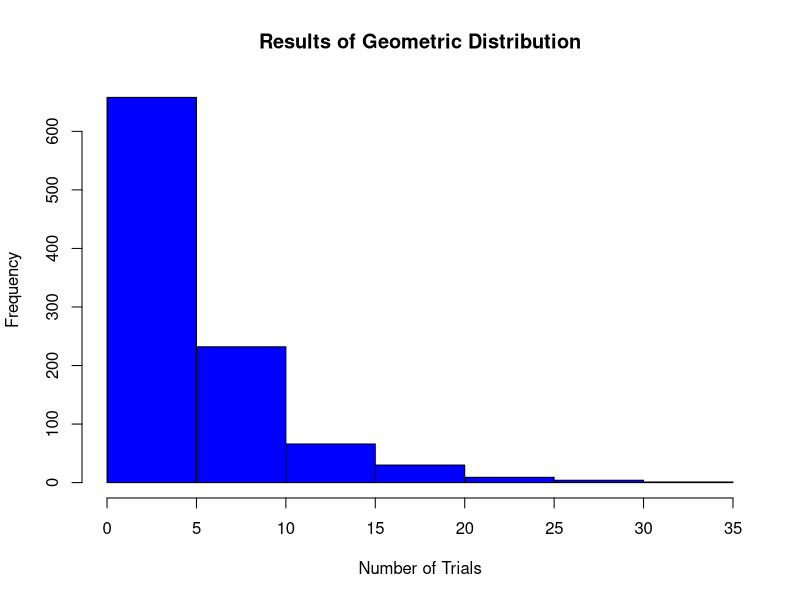
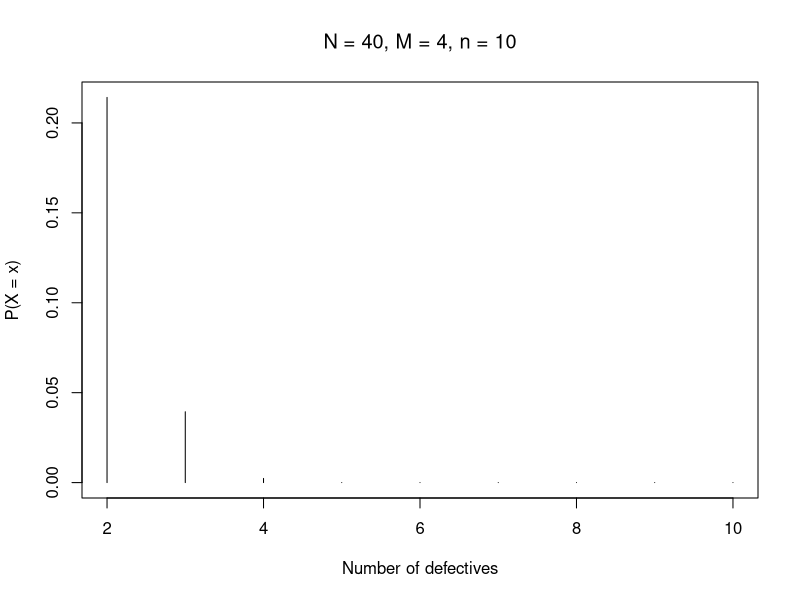
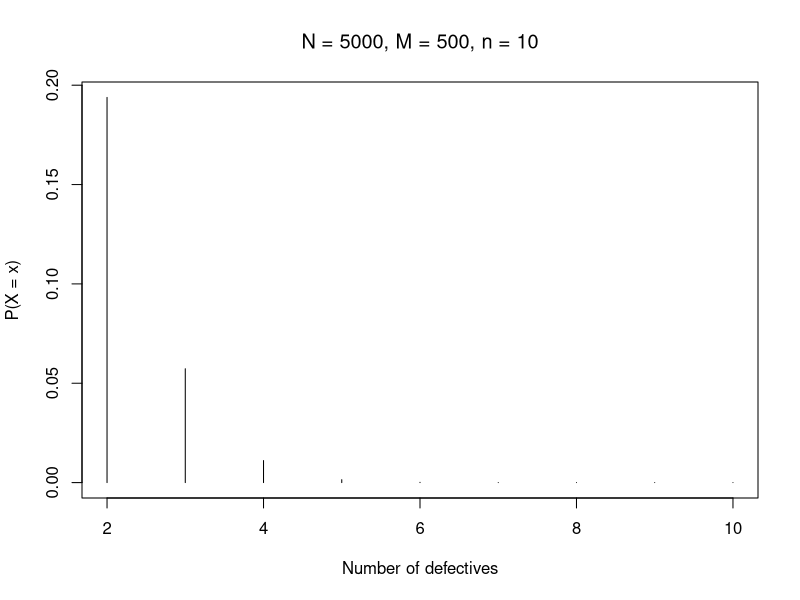

The R script that drew these images, in order:
## ---- chunk 1
    p <- 0.2
## ---- chunk 2

    rand_var <- 1000

    x <- rgeom(rand_var, p) + 1
    x
## ---- chunk 3

    mean_x <- mean(x)
    var_x <- var(x)
    sd_x <- sd(x)
    
## ---- chunk 4

    cat("Number of trials required to achieve first success: \n")
    cat("Mean (in 2 decimal places): ", round(mean_x, 2), "\n")
    cat("Variance (in 2 decimal places): ", round(var_x, 2), "\n" )
    cat("Standard deviation (in 2 decimal places): ", round(sd_x, 2), "\n")
    
## ---- chunk 5
hist(
  x, col = "blue", xlab = "Number of Trials", 
  main = "Results of Geometric Distribution"
)
## ---- chunk 6
  
x <- 2:10
sample_drawn <- 10
sample_size <- 40
def_percent <- 0.1
num_def <- sample_size*def_percent

prob_1 <- dhyper(x, num_def, sample_size-num_def, sample_drawn)
prob_1
totalprob_1 <- sum(prob_1)

cat("The probability that the sample contains more than 10% defectives when 10 samples are drawn from a box of 40 is ", totalprob_1, "\n")

## ---- chunk 7

  plot(x, prob_1,
  xlab = "Number of defectives", type = "h",
  ylab = "P(X = x)",
  main = "N = 40, M = 4, n = 10", font.main = 1)
## ---- chunk 8
  
x <- 2:10
sample_drawn <- 10
sample_size <- 5000
def_percent <- 0.1
num_def <- sample_size*def_percent

prob_2 <- dhyper(x, num_def, sample_size-num_def, sample_drawn)
prob_2
totalprob_2 <- sum(prob_2)

cat("The probability that the sample contains more than 10% defectives when 10 samples are drawn from a box of 5000 is ", totalprob_2 , "\n")
## ---- chunk 9

  plot(x, prob_2,
  xlab = "Number of defectives", type = "h",
  ylab = "P(X = x)",
  main = "N = 5000, M = 500, n = 10", font.main = 1)
